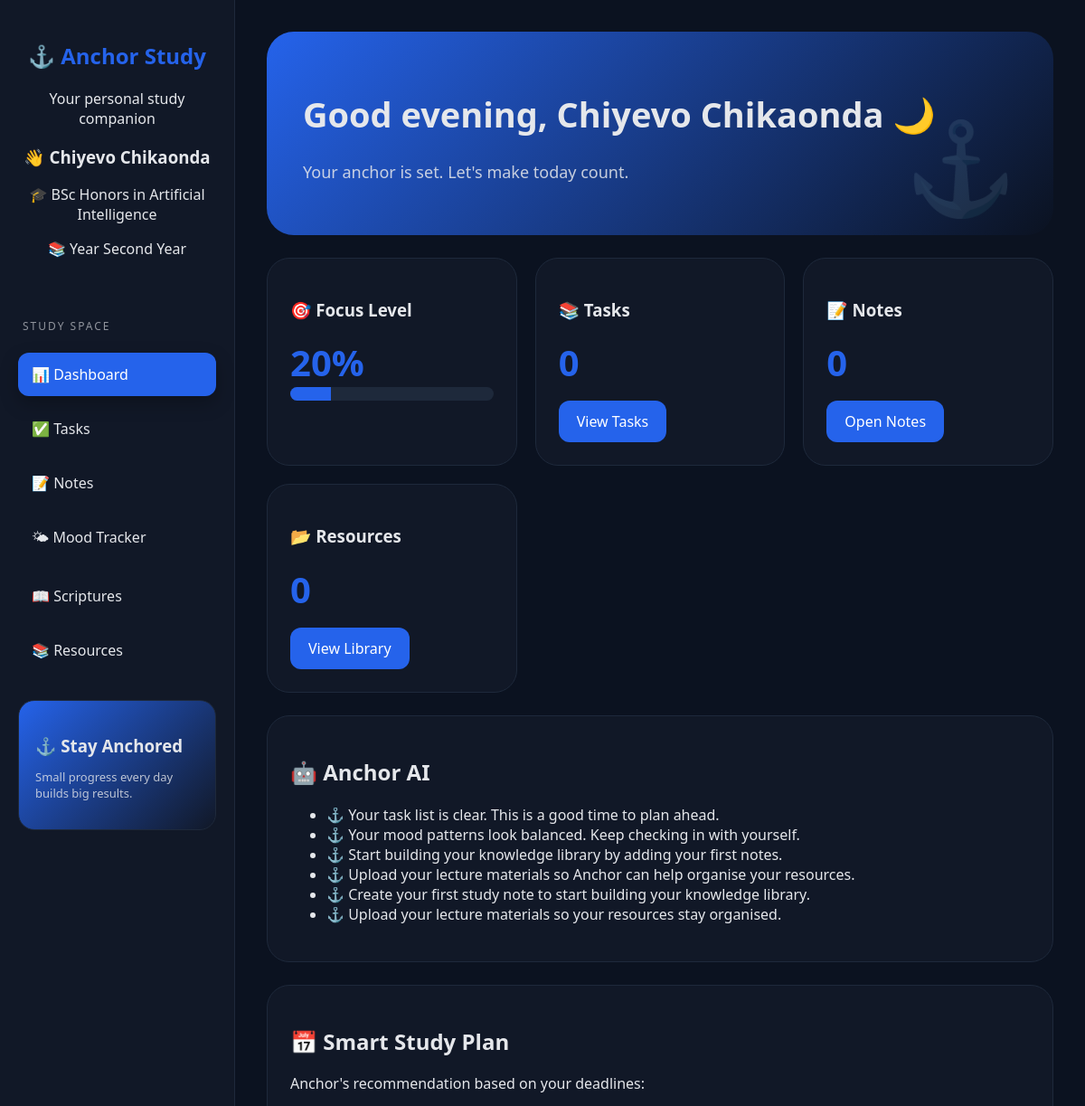
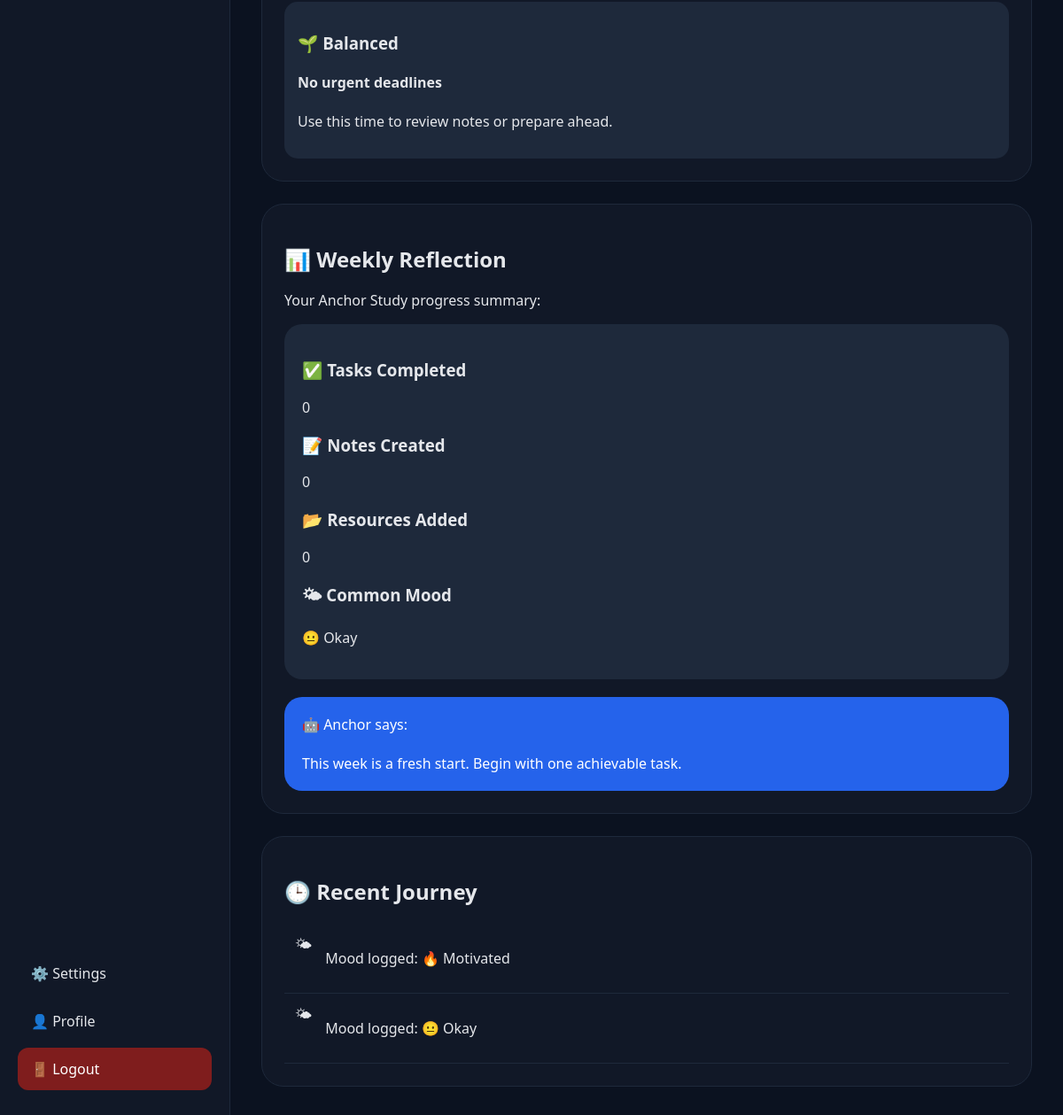
The app's page /dashboard (signed in) with its own data (2 pictures, top to bottom).
### tables this page shows
CREATE TABLE users(
        id INTEGER PRIMARY KEY AUTOINCREMENT,
        full_name TEXT,
        university TEXT,
        course TEXT,
        year TEXT,
        study_goal TEXT,
        target_gpa TEXT,
        username TEXT UNIQUE,
        password TEXT
    );

CREATE TABLE moods(
        id INTEGER PRIMARY KEY AUTOINCREMENT,
        username TEXT,
        mood TEXT,
        created_at TIMESTAMP DEFAULT CURRENT_TIMESTAMP
    );

### ai_student_assistant/routes/dashboard.py (the view, shortened to what this page needs)
@dashboard.route("/dashboard")
def dashboard_view():
    if "user" not in session:
        return redirect(url_for("auth.login"))
    username = session["user"]
    conn = get_db()
    user_data = conn.execute(
        """
        SELECT *
        FROM users
        WHERE username=?
        """,
        (username,)
    ).fetchone()
    tasks = conn.execute(
        """
        SELECT *
        FROM tasks
        WHERE username=?

        ORDER BY

        CASE status

            WHEN 'active' THEN 1
            WHEN 'backlog' THEN 2
            WHEN 'done' THEN 3

        END,

        due_date ASC

        """,
        (username,)
    ).fetchall()
    completed_tasks = conn.execute(
        """
        SELECT COUNT(*)
        FROM tasks
        WHERE username=?
        AND status='done'
        """,
        (username,)
    ).fetchone()[0]
    total_tasks = len(tasks)
    note_count = conn.execute(
        """
        SELECT COUNT(*)
        FROM notes
        WHERE username=?
        """,
        (username,)
    ).fetchone()[0]
    resource_count = conn.execute(
        """
        SELECT COUNT(*)
        FROM resources
        WHERE username=?
        """,
        (username,)
    ).fetchone()[0]
    moods = conn.execute(
        """
        SELECT *
        FROM moods
        WHERE username=?
        ORDER BY created_at DESC
        LIMIT 5
        """,
        (username,)
    ).fetchall()
    mood_data = conn.execute(
        """
        SELECT mood, COUNT(*) AS total
        FROM moods
        WHERE username=?
        GROUP BY mood
        """,
        (username,)
    ).fetchall()
    score = 0
    if total_tasks:
        score += min(completed_tasks * 15,40)
    if note_count:
        score += 20
    if resource_count:
        score += 20
    if moods:
        score += 20
    if score > 100:
        score = 100
    hour = datetime.now().hour
    if hour < 12:
        greeting = f"Good morning, {user_data['full_name']} ☀️"
    elif hour < 18:
        greeting = f"Good afternoon, {user_data['full_name']} 🌱"
    else:
        greeting = f"Good evening, {user_data['full_name']} 🌙"
    suggestions = generate_ai_insights(
    tasks,
    moods,
    note_count,
    resource_count
)
    study_plan = generate_study_plan(tasks)
    weekly_review = generate_weekly_review(
    tasks,
    moods,
    note_count,
    resource_count
)
    if len(tasks) >= 3:
        suggestions.append(
            "You have several tasks waiting. Try completing the most urgent one first."
        )
    if note_count == 0:
        suggestions.append(
            "Create your first study note to start building your knowledge library."
        )
    if resource_count == 0:
        suggestions.append(
            "Upload your lecture materials so your resources stay organised."
        )
    if not suggestions:
        suggestions.append(
            "You're building good habits. Keep showing up consistently."
        )
    activities=[]
    for mood in moods[:2]:
        activities.append(
            {
                "icon":"🌤",
                "text":f"Mood logged: {mood['mood']}"
            }
        )
    conn.close()
    return render_template(
    "index.html",
    user=username,
    profile=user_data,
    tasks=tasks,
    moods=moods,
    mood_data=mood_data,
    suggestions=suggestions,
    study_plan=study_plan,
    focus_score=score,
    greeting=greeting,
    note_count=note_count,
    resource_count=resource_count,
    activities=activities,
    weekly_review=weekly_review
)

### ai_student_assistant/database.py (called while the page is built)
def get_db():
    conn = sqlite3.connect(DB_NAME)
    conn.row_factory = sqlite3.Row
    return conn

### ai_student_assistant/study_planner.py (called while the page is built, shortened)
def generate_study_plan(tasks):
    today = datetime.today().date()
    urgent = []
    upcoming = []
    completed = []
    plan = []
    if not plan:
        plan.append(
            {
                "priority":"🌱 Balanced",
                "title":"No urgent deadlines",
                "message":
                "Use this time to review notes or prepare ahead."
            }
        )
    return plan

### app.py (called while the page is built)
@app.context_processor
def inject_user_profile():
    if "user" in session:
        conn = get_db()
        user = conn.execute(
            """
            SELECT full_name, course, year
            FROM users
            WHERE username=?
            """,
            (session["user"],)
        ).fetchone()
        conn.close()
        return {
            "profile_user": user
        }
    return {
        "profile_user": None
    }

### ai_student_assistant/templates/index.html (shortened to what this page needs)
{% extends "base.html" %}
{% block content %}
<div class="dashboard">
<div class="hero">
<h1>
{{ greeting }}
</h1>
<p>
Your anchor is set. Let's make today count.
</p>
</div>
<div class="grid">
<div class="card-box">
<h3>
🎯 Focus Level
</h3>
<div class="number">
{{ focus_score }}%
</div>
<div class="progress">
<div style="width:{{focus_score}}%"></div>
</div>
</div>
<div class="card-box">
<h3>
📚 Tasks
</h3>
<div class="number">
{{ tasks|length }}
</div>
<a href="/tasks" class="action-btn">
View Tasks
</a>
</div>
<div class="card-box">
<h3>
📝 Notes
</h3>
<div class="number">
{{ note_count }}
</div>
<a href="/notes" class="action-btn">
Open Notes
</a>
</div>
<div class="card-box">
<h3>
📂 Resources
</h3>
<div class="number">
{{ resource_count }}
</div>
<a href="/resources" class="action-btn">
View Library
</a>
</div>
</div>
<div class="card-box">
<h2>
🤖 Anchor AI
</h2>
<ul>
{% for item in suggestions %}
<li>
⚓ {{item}}
</li>
{% endfor %}
</ul>
</div>
</div>
<div class="card-box" style="margin-top:25px;">
<h2>
📅 Smart Study Plan
</h2>
<p>
Anchor's recommendation based on your deadlines:
</p>
{% for item in study_plan %}
<div style="
background:var(--soft);
padding:15px;
border-radius:15px;
margin-top:15px;
">
<h3>
{{ item.priority }}
</h3>
<h4>
{{ item.title }}
</h4>
<p>
{{ item.message }}
</p>
</div>
{% else %}
<p>
No study recommendations yet. Add some tasks with deadlines 📚
</p>
{% endfor %}
</div>
<div class="card-box" style="margin-top:25px;">
<h2>
📊 Weekly Reflection
</h2>
<p>
Your Anchor Study progress summary:
</p>
<div style="
background:var(--soft);
padding:20px;
border-radius:20px;
margin-top:15px;
">
<h3>
✅ Tasks Completed
</h3>
<p>
{{ weekly_review.completed_tasks }}
</p>
<h3>
📝 Notes Created
</h3>
<p>
{{ weekly_review.notes }}
</p>
<h3>
📂 Resources Added
</h3>
<p>
{{ weekly_review.resources }}
</p>
<h3>
🌤 Common Mood
</h3>
<p>
{{ weekly_review.mood }}
</p>
</div>
<div style="
margin-top:20px;
padding:20px;
background:var(--accent);
color:white;
border-radius:20px;
">
🤖 Anchor says:
<br><br>
{{ weekly_review.message }}
</div>
</div>
<div class="card-box" style="margin-top:25px;">
<h2>
🕒 Recent Journey
</h2>
{% for activity in activities %}
<div class="activity">
<span>
{{activity.icon}}
</span>
<p>
{{activity.text}}
</p>
</div>
{% else %}
<p>
Your journey is just beginning 🌱
</p>
{% endfor %}
</div>
</div>
{% endblock %}

### ai_student_assistant/templates/base.html (shortened to what this page needs)
<!DOCTYPE html>
<html>
<head>
</head>
<body>
<div class="sidebar">
<div class="logo">
<h2>
⚓ Anchor Study
</h2>
<p>
Your personal study companion
</p>
{% if profile_user %}
<div class="student-mini-card">
<h3>
👋 {{ profile_user["full_name"] }}
</h3>
<p>
🎓 {{ profile_user["course"] }}
</p>
<p>
📚 Year {{ profile_user["year"] }}
</p>
</div>
{% endif %}
</div>
<div class="menu-title">
STUDY SPACE
</div>
<a href="/dashboard"
class="{% if request.path == '/dashboard' %}active{% endif %}">
📊 Dashboard
</a>
<a href="/tasks"
class="{% if request.path == '/tasks' %}active{% endif %}">
✅ Tasks
</a>
<a href="/notes"
class="{% if request.path == '/notes' %}active{% endif %}">
📝 Notes
</a>
<a href="/mood"
class="{% if request.path == '/mood' %}active{% endif %}">
🌤 Mood Tracker
</a>
<a href="/scriptures"
class="{% if request.path == '/scriptures' %}active{% endif %}">
📖 Scriptures
</a>
<a href="/resources"
class="{% if request.path == '/resources' %}active{% endif %}">
📚 Resources
</a>
<div class="study-card">
<h3>
⚓ Stay Anchored
</h3>
<p>
Small progress every day builds big results.
</p>
</div>
<div class="menu-bottom">
<a href="/settings"
class="{% if request.path == '/settings' %}active{% endif %}">
⚙️ Settings
</a>
<a href="/profile/edit"
class="{% if request.path == '/profile/edit' %}active{% endif %}">
👤 Profile
</a>
<a href="/logout" class="logout">
🚪 Logout
</a>
</div>
</div>
<div class="main">
{% block content %}
{% endblock %}
</body>
</html>

### ai_student_assistant/templates/base.html (style rules this page uses)
* { box-sizing:border-box; }
:root { --background:#0b1220; --sidebar:#111827; --card:#111827; --accent:#2563eb; --text:#e5e7eb; --soft:#1e293b; }
body::before { position:fixed; right:40px; top:40px; font-size:45px; opacity:.15; pointer-events:none; }
body { margin:0; min-height:100vh; font-family:"Segoe UI",Arial,sans-serif; background:var(--background); color:var(--text); transition:.3s; overflow-x:hidden; }
.sidebar { position:fixed; left:0; top:0; bottom:0; width:260px; background:var(--sidebar); padding:25px 20px; display:flex; flex-direction:column; border-right:1px solid var(--soft); overflow-y:auto; z-index:100; }
.logo { text-align:center; margin-bottom:35px; }
.logo h2 { color:var(--accent); }
.sidebar a { display:flex; gap:10px; padding:13px 15px; margin:6px 0; border-radius:12px; text-decoration:none; color:var(--text); transition:.3s; }
.logout { margin-top:auto; background:#7f1d1d; color:white!important; }
.main { margin-left:260px; padding:35px; min-height:100vh; width:calc(100% - 260px); }
.menu-title { font-size:12px; letter-spacing:2px; opacity:.6; margin:15px 5px; }
.sidebar a.active { background:var(--accent); color:white; box-shadow: 0 8px 20px rgba(0,0,0,.25); }
.study-card { margin-top:25px; padding:18px; border-radius:18px; background:linear-gradient( 135deg, var(--accent), transparent ); border:1px solid var(--soft); }
.study-card h3 { margin-bottom:8px; }
.study-card p { font-size:13px; opacity:.8; }
.menu-bottom { margin-top:auto; }

### ai_student_assistant/templates/index.html (style rules this page uses)
.dashboard { max-width:1200px; margin:auto; }
.hero { background:linear-gradient( 135deg, var(--accent), transparent ); padding:40px; border-radius:30px; margin-bottom:25px; position:relative; overflow:hidden; }
.hero h1 { font-size:38px; }
.hero p { font-size:18px; opacity:.85; }
.hero::after { content:"⚓"; position:absolute; right:40px; bottom:10px; font-size:100px; opacity:.15; }
.grid { display:grid; grid-template-columns: repeat(auto-fit,minmax(250px,1fr)); gap:20px; margin-bottom:25px; }
.card-box { background:var(--card); border:1px solid var(--soft); padding:25px; border-radius:25px; }
.number { font-size:40px; font-weight:bold; color:var(--accent); }
.progress { height:15px; background:var(--soft); border-radius:20px; overflow:hidden; }
.progress div { height:100%; background:var(--accent); }
.activity { display:flex; gap:15px; padding:12px; border-bottom:1px solid var(--soft); }
.action-btn { display:inline-block; margin-top:15px; padding:12px 20px; background:var(--accent); color:white; text-decoration:none; border-radius:12px; }

### records on screen
users: full_name "Chiyevo Chikaonda", course "BSc Honors in Artificial Intelligence", year "Second Year"
moods: mood "😐 Okay"

### other values on screen
{{ greeting }} "Good evening, Chiyevo Chikaonda 🌙"
{{ focus_score }} "20"
{{ tasks|length }} "0"
{{ note_count }} "0"
{{ resource_count }} "0"
{{ item }} "Your task list is clear. This is a good time to plan ahead." "Your mood patterns look balanced. Keep checking in with yourself." "Start building your knowledge library by adding your first notes." "Upload your lecture materials so Anchor can help organise your resources." "Create your first study note to start building your knowledge library." "Upload your lecture materials so your resources stay organised."
{{ item.priority }} "🌱 Balanced"
{{ item.title }} "No urgent deadlines"
{{ item.message }} "Use this time to review notes or prepare ahead."
{{ weekly_review.completed_tasks }} "0"
{{ weekly_review.notes }} "0"
{{ weekly_review.resources }} "0"
{{ weekly_review.message }} "This week is a fresh start. Begin with one achievable task."
{{ activity.icon }} "🌤" "🌤"
{{ activity.text }} "Mood logged: 🔥 Motivated" "Mood logged: 😐 Okay"
